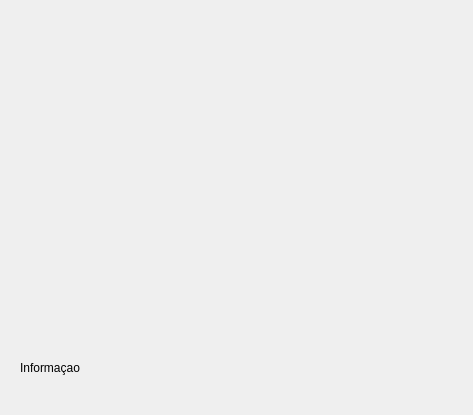
<?xml version="1.0" encoding="UTF-8"?>
<ui version="4.0">
 <class>visualizacao</class>
 <widget class="QDialog" name="visualizacao">
  <property name="geometry">
   <rect>
    <x>0</x>
    <y>0</y>
    <width>473</width>
    <height>415</height>
   </rect>
  </property>
  <property name="windowTitle">
   <string>Dialog</string>
  </property>
  <widget class="QLabel" name="vis">
   <property name="geometry">
    <rect>
     <x>20</x>
     <y>30</y>
     <width>431</width>
     <height>301</height>
    </rect>
   </property>
   <property name="text">
    <string/>
   </property>
  </widget>
  <widget class="QLabel" name="inf">
   <property name="geometry">
    <rect>
     <x>20</x>
     <y>360</y>
     <width>61</width>
     <height>16</height>
    </rect>
   </property>
   <property name="text">
    <string>Informaçao</string>
   </property>
  </widget>
 </widget>
 <resources/>
 <connections/>
</ui>
